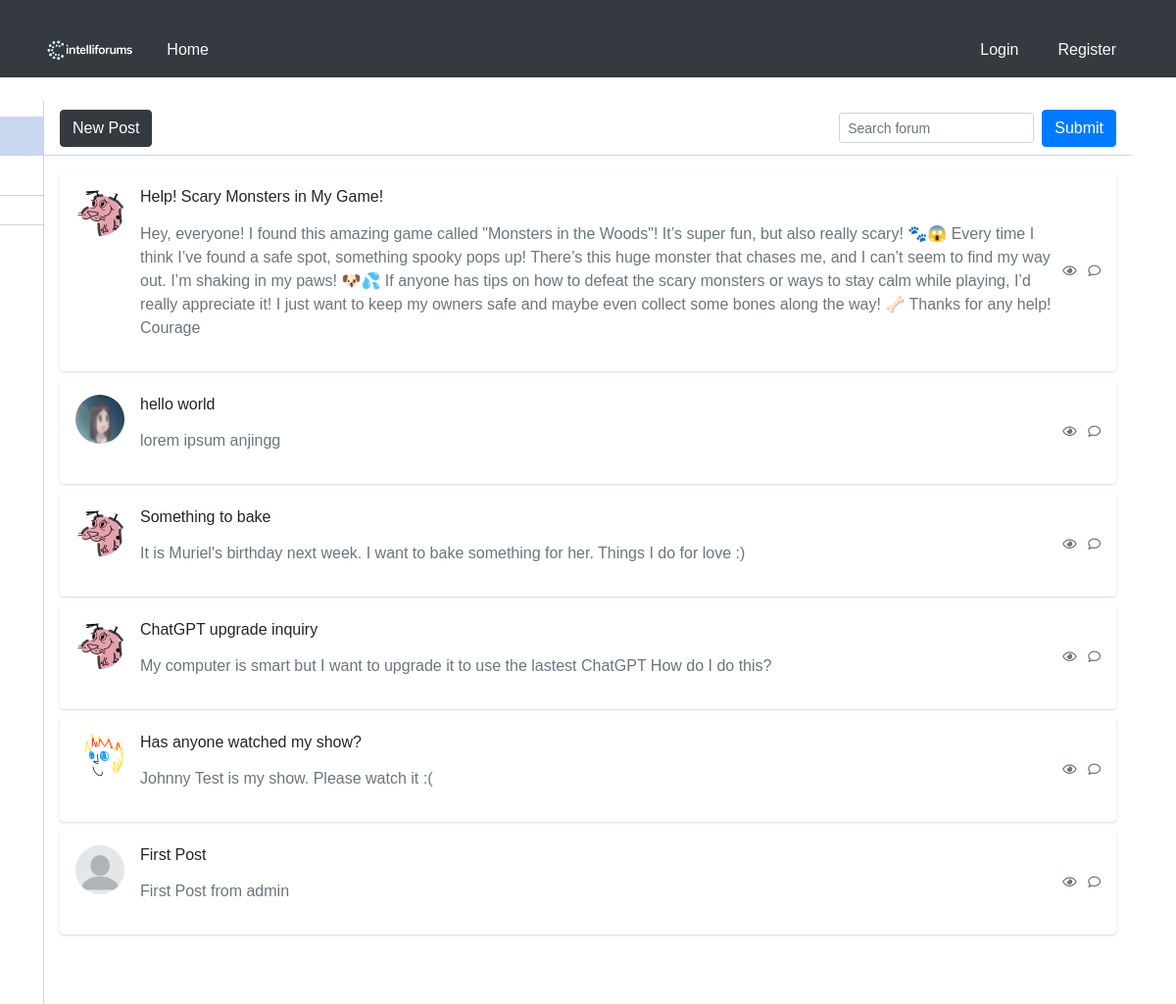
/home/0/1/, run on an earlier commit of the app's database.
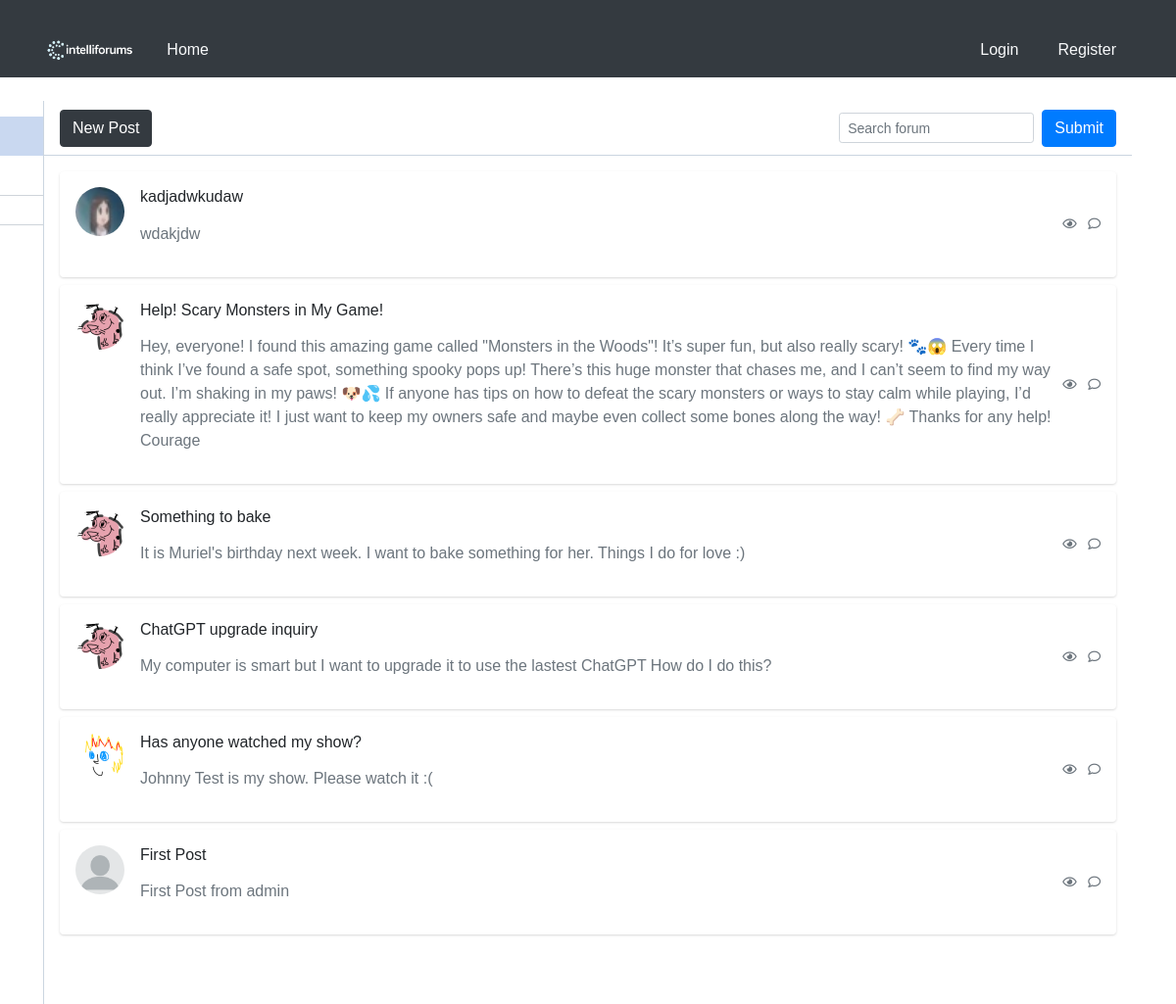
And on a later commit of the database.
### blog/models.py (models this page shows)
class UserPost(models.Model):
    post_ref = models.ForeignKey(Post, on_delete=models.CASCADE)
    user_ref = models.ForeignKey(User, on_delete=models.CASCADE)
    is_deleted = models.BooleanField(default=False)

### blog/views.py (the view)
# urls.py: path('home/<int:pk>/<int:page_number>/', views.fetch_posts,name='home'),
@csrf_protect
def fetch_posts(request, pk, page_number):
    posts = []
    if request.method == 'POST':
        form = SearchForm(request.POST)
        if form.is_valid():
            substring = form.cleaned_data['content']
            posts = _get_page_object(
                Paginator(
                    get_filtered_posts(UserPost.objects.select_related('post_ref')
                                       .filter(
                        (Q(post_ref__title__icontains=substring)) |
                        Q(post_ref__content__icontains=substring)) & Q(post_ref__forum_ref__id=pk)& Q(is_deleted=False))
                    if Forum.objects.filter(id=pk).exists()
                    else get_filtered_posts(
                        UserPost.objects.select_related('post_ref')
                        .filter(Q(post_ref__title__icontains=substring) |
                                Q(post_ref__content__icontains=substring) & Q(is_deleted=False))
                    ), 20
                ), page_number
            ).object_list
    else:
        posts = _get_page_object(
            Paginator(
                get_filtered_posts(
                    UserPost.objects.select_related('post_ref').filter(post_ref__forum_ref__id=pk,is_deleted = False)
                )
                if Forum.objects.filter(id=pk).exists()
                else get_filtered_posts(UserPost.objects.select_related('post_ref').filter(is_deleted = False))
                ,20
            ), page_number
        ).object_list
    search_form = SearchForm()
    posts = posts[::-1]
    forums = Forum.objects.all()
    return render(request, 'home.html', {
        'posts' : posts,
        'page_number' : page_number,
        'forum_pk' : pk,
        'search_form' : search_form,
        'user' : request.user,
        'forums' : forums
    })

### blog/forms.py
class SearchForm(forms.Form):
    content = forms.CharField(
        widget=forms.TextInput(
            attrs={
                'class' : 'form-control form-control-sm bg-gray-200 border-gray-200 shadow-none mb-4 mt-4',
                'placeholder' : 'Search forum',
            },
        ),
        label="",
    )

### blog/views.py (called while the page is built)
def get_filtered_posts(_object):
    return _object.values(
        'post_ref__id',
        'post_ref__user_ref__username',
        'post_ref__title',
        'post_ref__content',
        'post_ref__created_at',
        'post_ref__user_ref__picture',
        'id'
    )

def _get_page_object(paginator_object, page_number):
    try:
        page_object = paginator_object.page(page_number)
    except PageNotAnInteger:
        page_object = paginator_object.page(1)
    except EmptyPage:
        page_object = paginator_object.page(paginator_object.num_pages)
    return page_object

### blog/templates/home.html (shortened to what this page needs)
<!DOCTYPE html>
<html lang="en">
<head>
    {% load static %}
    <link rel="stylesheet" href="{% static 'blog/css/global.css' %}">
    <link rel="stylesheet" href="{% static 'blog/css/home.css' %}">
</head>
<body>
{% include 'header.html' %}
<div class="container">
    <div class="main-body p-0">
        <div class="inner-wrapper">
            {% include 'sidebar.html' %}
            <div class="inner-main">
                <div class="inner-main-header">
                    <button type="button" class="btn btn-dark" onclick= "location.href = '{% url 'new_post' forum_pk=forum_pk %}'">New Post</button>
                    <span class="input-icon input-icon-sm ml-auto w-auto">
                        <form action="" method="post" class="d-flex align-items-center">
                            {{ search_form}}
                            <button class="btn btn-primary ml-2" type="submit">Submit</button>
                        </form>
                    </span>
                </div>
                <div class="inner-main-body p-2 p-sm-3 collapse forum-content show">
                    {% for post in posts %}
                        <div class="card mb-2" onclick="window.location.href='{% url 'post_detail' pk=post.id page_number=1 %}'" style="cursor: pointer;">
                            <div class="card-body p-2 p-sm-3">
                                <div class="media forum-item">
                                    <a href="#" data-toggle="collapse" data-target=".forum-content">
                                        <img src="/media/{{ post.post_ref__user_ref__picture }}" class="mr-3 rounded-circle" width="50" height="50" alt="User" />
                                    </a>
                                    <div class="media-body">
                                        <h6>
                                            <p href="#"  class="text-body">{{ post.post_ref__title }}</p>
                                        </h6>
                                        <p class="text-secondary">
                                            {{ post.post_ref__content }}
                                        </p>
                                    </div>
                                    <div class="text-muted small text-center align-self-center">
                                        <span class="d-none d-sm-inline-block">
                                            <i class="far fa-eye"></i>
                                        </span>
                                        <span>
                                            <i class="far fa-comment ml-2"></i>
                                        </span>
                                    </div>
                                </div>
                            </div>
                        </div>
                    {% endfor %}
                </div>
            </div>
        </div>
    </div>
</div>
</body>
</html>

What changed in the data, as far as the page shows it:
no longer on this page (row edited): UserPost: post_ref__title "hello world", post_ref__content "lorem ipsum anjingg"
added UserPost: post_ref__title "kadjadwkudaw", post_ref__content "wdakjdw"
